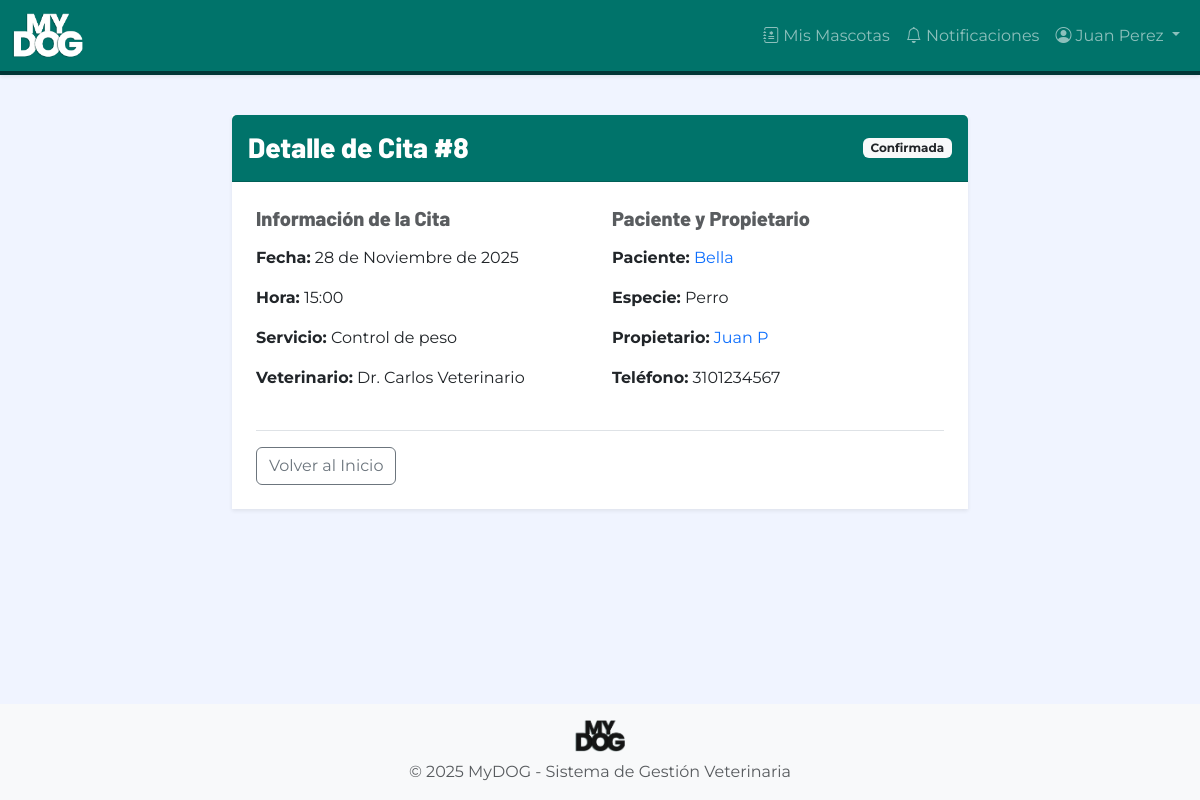
Screenshot of /citas/8/ (signed in) with the database file from the repository.
### autenticacion/models.py (models this page shows, shortened)
class Usuario(AbstractUser):
    ROL_CHOICES = [
        ('ADMIN', 'Administrador'),
        ('VETERINARIO', 'Veterinario'),
        ('ADMINISTRATIVO', 'Personal Administrativo'),
        ('PROPIETARIO', 'Propietario'),
    ]
    rol = models.CharField(
        max_length=20,
        choices=ROL_CHOICES,
        verbose_name='Rol',
        help_text='Rol del usuario en el sistema'
    )
    activo = models.BooleanField(
        default=True,
        verbose_name='Activo',
        help_text='Indica si el usuario puede acceder al sistema'
    )
    intentos_fallidos = models.IntegerField(
        default=0,
        verbose_name='Intentos fallidos',
        help_text='Número de intentos fallidos de login consecutivos'
    )
    bloqueado_hasta = models.DateTimeField(
        null=True,
        blank=True,
        verbose_name='Bloqueado hasta',
        help_text='Fecha y hora hasta la cual el usuario está bloqueado'
    )
    foto_perfil = models.ImageField(
        upload_to='perfiles/',
        null=True,
        blank=True,
        verbose_name='Foto de perfil'
    )
    telefono = models.CharField(
        max_length=15,
        blank=True,
        verbose_name='Teléfono'
    )
    fecha_creacion = models.DateTimeField(
        auto_now_add=True,
        verbose_name='Fecha de creación'
    )
    fecha_modificacion = models.DateTimeField(
        auto_now=True,
        verbose_name='Fecha de modificación'
    )
    class Meta:
        verbose_name = 'Usuario'
        verbose_name_plural = 'Usuarios'
        ordering = ['-fecha_creacion']
    def es_admin(self):
        return self.rol == 'ADMIN'
    def es_veterinario(self):
        return self.rol == 'VETERINARIO'

### citas/models.py (models this page shows, shortened)
class Cita(models.Model):
    ESTADO_CHOICES = [
        ('PROGRAMADA', 'Programada'),
        ('CONFIRMADA', 'Confirmada'),
        ('COMPLETADA', 'Completada'),
        ('CANCELADA', 'Cancelada'),
        ('INASISTENCIA', 'Inasistencia'),
    ]
    propietario = models.ForeignKey(
        'propietarios.Propietario',
        on_delete=models.PROTECT,
        related_name='citas',
        verbose_name='Propietario',
        help_text='Propietario de la mascota'
    )
    mascota = models.ForeignKey(
        'mascotas.Mascota',
        on_delete=models.PROTECT,
        related_name='citas',
        verbose_name='Mascota',
        help_text='Mascota a atender'
    )
    servicio = models.ForeignKey(
        'servicios.Servicio',
        on_delete=models.PROTECT,
        related_name='citas',
        verbose_name='Servicio',
        help_text='Servicio veterinario solicitado'
    )
    veterinario = models.ForeignKey(
        'autenticacion.Usuario',
        on_delete=models.PROTECT,
        limit_choices_to={'rol': 'VETERINARIO'},
        related_name='citas_asignadas',
        verbose_name='Veterinario',
        help_text='Veterinario asignado'
    )
    fecha = models.DateField(
        verbose_name='Fecha',
        help_text='Fecha de la cita'
    )
    hora = models.TimeField(
        verbose_name='Hora',
        help_text='Hora de inicio de la cita'
    )
    estado = models.CharField(
        max_length=15,
        choices=ESTADO_CHOICES,
        default='PROGRAMADA',
        verbose_name='Estado'
    )
    es_emergencia = models.BooleanField(
        default=False,
        verbose_name='Es emergencia',
        help_text='Indica si es una cita de emergencia (sin restricciones de horario)'
    )
    observaciones = models.TextField(
        max_length=500,
        blank=True,
        verbose_name='Observaciones',
        help_text='Observaciones o motivo de la cita'
    )
    motivo_cancelacion = models.TextField(
        max_length=500,
        blank=True,
        verbose_name='Motivo de cancelación',
        help_text='Motivo por el cual se canceló la cita'
    )
    fecha_creacion = models.DateTimeField(
        auto_now_add=True,
        verbose_name='Fecha de creación'
    )
    fecha_modificacion = models.DateTimeField(
        auto_now=True,
        verbose_name='Fecha de modificación'
    )
    usuario_creador = models.ForeignKey(
        'autenticacion.Usuario',
        on_delete=models.PROTECT,
        related_name='citas_creadas',
        verbose_name='Usuario creador',
        help_text='Usuario que creó la cita'
    )
    class Meta:
        verbose_name = 'Cita'
        verbose_name_plural = 'Citas'
        ordering = ['-fecha', '-hora']
        indexes = [
            models.Index(fields=['fecha', 'hora']),
            models.Index(fields=['veterinario', 'fecha']),
            models.Index(fields=['estado']),
        ]
        unique_together = [['veterinario', 'fecha', 'hora']]  # No permitir citas duplicadas

### servicios/models.py (models this page shows, shortened)
class Servicio(models.Model):
    TIPO_CHOICES = [
        ('CONSULTA', 'Consulta veterinaria'),
        ('VACUNACION', 'Vacunación'),
        ('DESPARASITACION', 'Desparasitación'),
        ('CIRUGIA', 'Cirugía'),
        ('CONTROL_PESO', 'Control de peso'),
        ('PELUQUERIA', 'Peluquería'),
        ('VENTA_PRODUCTOS', 'Venta de productos'),
        ('OTRO', 'Otro'),
    ]
    nombre = models.CharField(
        max_length=20,
        choices=TIPO_CHOICES,
        unique=True,
        verbose_name='Nombre del servicio',
        help_text='Tipo de servicio veterinario'
    )
    duracion_minutos = models.PositiveIntegerField(
        validators=[MinValueValidator(15)],
        verbose_name='Duración en minutos',
        help_text='Duración estimada del servicio (mínimo 15 minutos)'
    )
    precio = models.DecimalField(
        max_digits=10,
        decimal_places=2,
        validators=[MinValueValidator(0)],
        verbose_name='Precio',
        help_text='Precio del servicio en pesos colombianos'
    )
    descripcion = models.TextField(
        max_length=500,
        blank=True,
        verbose_name='Descripción',
        help_text='Descripción detallada del servicio (opcional)'
    )
    activo = models.BooleanField(
        default=True,
        verbose_name='Activo',
        help_text='Indica si el servicio está disponible para agendamiento'
    )
    color_calendario = models.CharField(
        max_length=7,
        default='#00736A',
        verbose_name='Color en calendario',
        help_text='Color en formato hexadecimal para mostrar en calendario'
    )
    fecha_creacion = models.DateTimeField(
        auto_now_add=True,
        verbose_name='Fecha de creación'
    )
    fecha_modificacion = models.DateTimeField(
        auto_now=True,
        verbose_name='Fecha de modificación'
    )
    class Meta:
        verbose_name = 'Servicio'
        verbose_name_plural = 'Servicios'
        ordering = ['nombre']

### mascotas/models.py (models this page shows, shortened)
class Mascota(models.Model):
    ESPECIE_CHOICES = [
        ('PERRO', 'Perro'),
        ('GATO', 'Gato'),
        ('AVE', 'Ave'),
        ('ROEDOR', 'Roedor'),
        ('REPTIL', 'Reptil'),
        ('OTRO', 'Otro'),
    ]
    SEXO_CHOICES = [
        ('M', 'Macho'),
        ('H', 'Hembra'),
    ]
    propietario = models.ForeignKey(
        'propietarios.Propietario',
        on_delete=models.PROTECT,
        related_name='mascotas',
        verbose_name='Propietario',
        help_text='Propietario actual de la mascota'
    )
    nombre = models.CharField(
        max_length=50,
        verbose_name='Nombre',
        help_text='Nombre de la mascota (2-50 caracteres)'
    )
    especie = models.CharField(
        max_length=10,
        choices=ESPECIE_CHOICES,
        verbose_name='Especie',
        help_text='Especie de la mascota'
    )
    raza = models.CharField(
        max_length=50,
        verbose_name='Raza',
        help_text='Raza de la mascota'
    )
    edad = models.PositiveIntegerField(
        validators=[MinValueValidator(0)],
        verbose_name='Edad',
        help_text='Edad de la mascota en años'
    )
    peso = models.DecimalField(
        max_digits=5,
        decimal_places=2,
        null=True,
        blank=True,
        validators=[MinValueValidator(0.01)],
        verbose_name='Peso',
        help_text='Peso de la mascota en kilogramos (opcional)'
    )
    sexo = models.CharField(
        max_length=1,
        choices=SEXO_CHOICES,
        blank=True,
        verbose_name='Sexo',
        help_text='Sexo de la mascota (opcional)'
    )
    observaciones = models.TextField(
        max_length=300,
        blank=True,
        verbose_name='Observaciones',
        help_text='Observaciones adicionales (máx 300 caracteres)'
    )
    foto = models.ImageField(
        upload_to='mascotas/',
        null=True,
        blank=True,
        verbose_name='Foto',
        help_text='Foto de la mascota'
    )
    activo = models.BooleanField(
        default=True,
        verbose_name='Activo',
        help_text='Indica si la mascota está activa (no transferida ni fallecida)'
    )
    fecha_registro = models.DateTimeField(
        auto_now_add=True,
        verbose_name='Fecha de registro'
    )
    fecha_modificacion = models.DateTimeField(
        auto_now=True,
        verbose_name='Fecha de modificación'
    )
    class Meta:
        verbose_name = 'Mascota'
        verbose_name_plural = 'Mascotas'
        ordering = ['-fecha_registro']
        indexes = [
            models.Index(fields=['propietario', 'nombre']),
            models.Index(fields=['especie']),
        ]

### propietarios/models.py (models this page shows, shortened)
class Propietario(models.Model):
    usuario = models.OneToOneField(
        'autenticacion.Usuario',
        on_delete=models.CASCADE,
        related_name='propietario',
        verbose_name='Usuario',
        help_text='Usuario del sistema asociado al propietario'
    )
    nombre = models.CharField(
        max_length=100,
        verbose_name='Nombre completo',
        help_text='Nombre completo del propietario (3-100 caracteres)'
    )
    documento = models.CharField(
        max_length=20,
        unique=True,
        verbose_name='Documento de identidad',
        help_text='Número de documento único del propietario'
    )
    telefono_validator = RegexValidator(
        regex=r'^\d{7,15}$',
        message='El teléfono debe contener entre 7 y 15 dígitos numéricos'
    )
    telefono = models.CharField(
        max_length=15,
        validators=[telefono_validator],
        verbose_name='Teléfono',
        help_text='Teléfono de contacto (7-15 dígitos)'
    )
    correo = models.EmailField(
        unique=True,
        validators=[EmailValidator()],
        verbose_name='Correo electrónico',
        help_text='Correo electrónico único del propietario'
    )
    direccion = models.TextField(
        max_length=200,
        blank=True,
        verbose_name='Dirección',
        help_text='Dirección de residencia (opcional, máx 200 caracteres)'
    )
    fecha_registro = models.DateTimeField(
        auto_now_add=True,
        verbose_name='Fecha de registro'
    )
    fecha_modificacion = models.DateTimeField(
        auto_now=True,
        verbose_name='Fecha de modificación'
    )
    activo = models.BooleanField(
        default=True,
        verbose_name='Activo',
        help_text='Indica si el propietario está activo en el sistema'
    )
    class Meta:
        verbose_name = 'Propietario'
        verbose_name_plural = 'Propietarios'
        ordering = ['-fecha_registro']
        indexes = [
            models.Index(fields=['documento']),
            models.Index(fields=['correo']),
        ]

### citas/views.py (the view)
# urls.py: path('<int:pk>/', views.detalle_cita, name='detalle'),
@login_required
def detalle_cita(request, pk):
    cita = get_object_or_404(Cita, pk=pk)
    return render(request, 'citas/detalle.html', {'cita': cita})

### templates/citas/detalle.html (shortened to what this page needs)
{% extends 'base.html' %}
{% block content %}
<div class="row justify-content-center">
    <div class="col-md-8">
        <div class="card shadow-sm border-0">
            <div class="card-header bg-primary-mydog text-white py-3 d-flex justify-content-between align-items-center">
                <h3 class="font-titulo mb-0">Detalle de Cita #{{ cita.id }}</h3>
                <span class="badge bg-light text-dark">{{ cita.get_estado_display }}</span>
            </div>
            <div class="card-body p-4">
                <div class="row mb-4">
                    <div class="col-md-6">
                        <h5 class="text-muted mb-3">Información de la Cita</h5>
                        <p><strong>Fecha:</strong> {{ cita.fecha }}</p>
                        <p><strong>Hora:</strong> {{ cita.hora }}</p>
                        <p><strong>Servicio:</strong> {{ cita.servicio.get_nombre_display }}</p>
                        <p><strong>Veterinario:</strong> {{ cita.veterinario.get_full_name }}</p>
                    </div>
                    <div class="col-md-6">
                        <h5 class="text-muted mb-3">Paciente y Propietario</h5>
                        <p><strong>Paciente:</strong> <a href="{% url 'mascotas:detalle' cita.mascota.pk %}" class="text-decoration-none">{{ cita.mascota.nombre }}</a></p>
                        <p><strong>Especie:</strong> {{ cita.mascota.get_especie_display }}</p>
                        <p><strong>Propietario:</strong> <a href="{% url 'propietarios:detalle' cita.propietario.pk %}" class="text-decoration-none">{{ cita.propietario.nombre }}</a></p>
                        <p><strong>Teléfono:</strong> {{ cita.propietario.telefono }}</p>
                    </div>
                </div>
                <div class="d-flex justify-content-between mt-4 border-top pt-3">
                    {% if user.rol != 'PROPIETARIO' %}
                        <a href="{% url 'citas:calendario' %}" class="btn btn-outline-secondary">Volver al Calendario</a>
                    {% else %}
                        <a href="{% url 'home' %}" class="btn btn-outline-secondary">Volver al Inicio</a>
                    {% endif %}
                </div>
            </div>
        </div>
    </div>
</div>
{% endblock %}

### templates/base.html (shortened to what this page needs)
{% load static %}
<!DOCTYPE html>
<html lang="es">
<head>
    <link href="https://cdn.jsdelivr.net/npm/bootstrap@5.3.0/dist/css/bootstrap.min.css" rel="stylesheet">
    <link rel="stylesheet" href="https://cdn.jsdelivr.net/npm/bootstrap-icons@1.11.0/font/bootstrap-icons.css">
    <link rel="stylesheet" href="{% static 'css/base.css' %}">
    <link rel="stylesheet" href="{% static 'css/responsive.css' %}">
</head>
<body>
    <nav class="navbar navbar-expand-lg navbar-dark bg-primary-mydog shadow-sm">
        <div class="container-fluid">
            <a class="navbar-brand" href="{% url 'home' %}">
                <img src="{% static 'img/logo-mydog-blanco.png' %}" alt="MyDOG" height="45" class="d-inline-block">
            </a>
            <div class="collapse navbar-collapse" id="navbarNav">
                <ul class="navbar-nav ms-auto">
                    {% if user.is_authenticated %}
                        <li class="nav-item">
                            <a class="nav-link" href="{% url 'historiales:mis_mascotas' %}">
                                <i class="bi bi-journal-medical"></i>
                                {% if user.rol == 'PROPIETARIO' %}Mis Mascotas{% else %}Historiales{% endif %}
                            </a>
                        </li>
                        <li class="nav-item">
                            <a class="nav-link" href="{% url 'notificaciones:lista' %}">
                                <i class="bi bi-bell"></i> Notificaciones
                            </a>
                        </li>
                        <li class="nav-item dropdown">
                            <a class="nav-link dropdown-toggle" href="#" role="button" data-bs-toggle="dropdown">
                                <i class="bi bi-person-circle"></i> {{ user.get_full_name|default:user.username }}
                            </a>
                        </li>
                    {% else %}
                        <li class="nav-item">
                            <a class="nav-link" href="{% url 'autenticacion:login' %}">Iniciar Sesión</a>
                        </li>
                    {% endif %}
                </ul>
            </div>
        </div>
    </nav>
    <main class="container py-4">
        {% block content %}{% endblock %}
    </main>
    <footer class="footer mt-auto py-3 bg-light">
        <div class="container text-center">
            <img src="{% static 'img/logo-mydog-negro.png' %}" alt="MyDOG" height="32" class="mb-2">
            <p class="text-muted mb-0">&copy; 2025 MyDOG - Sistema de Gestión Veterinaria</p>
        </div>
    </footer>
</body>
</html>

### rows the page displays
Usuario: get_full_name "Juan Perez"
Cita: id "8", estado "Confirmada", fecha "28 de Noviembre de 2025", hora "15:00", servicio.nombre "Control de peso", veterinario.get_full_name "Dr. Carlos Veterinario", mascota.nombre "Bella", mascota.especie "Perro", propietario.nombre "Juan P", propietario.telefono "3101234567"
